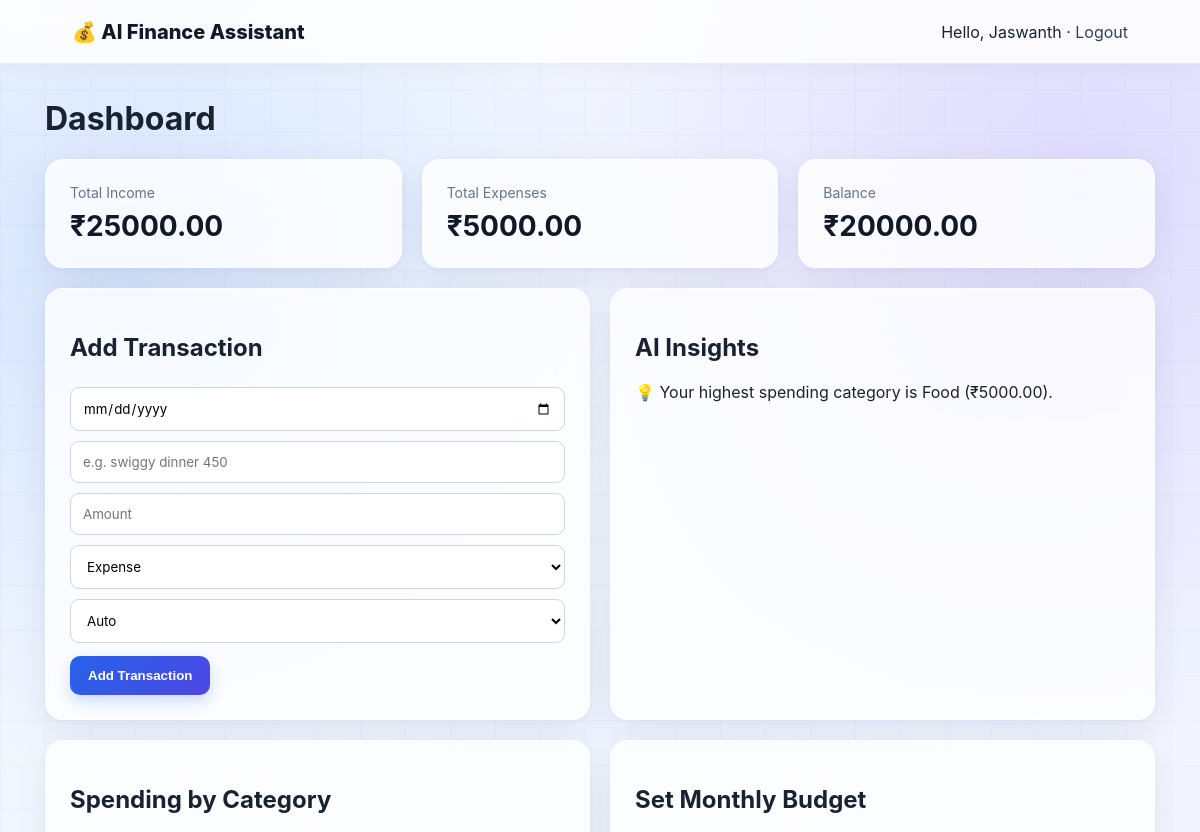
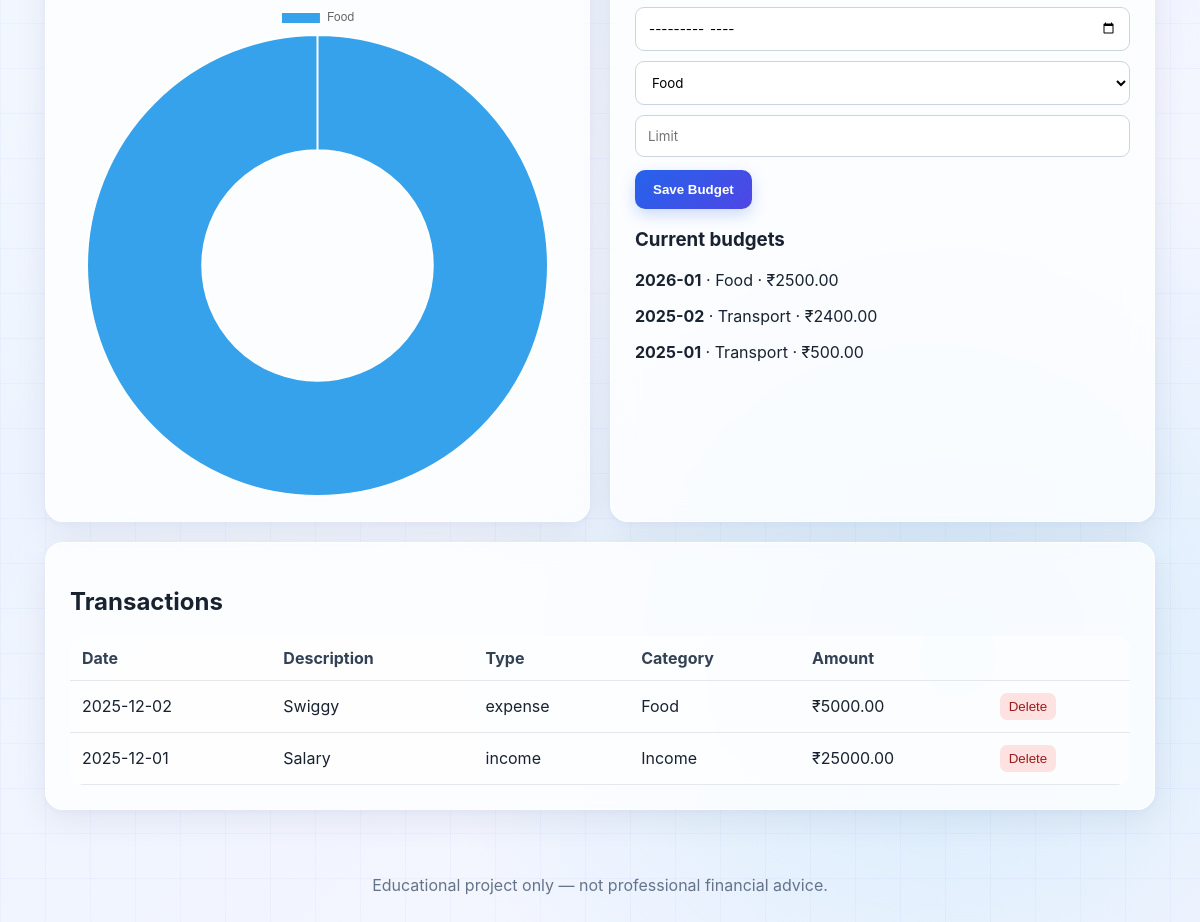
/dashboard (signed in), run on the app's committed database (2 pictures, top to bottom).
### tables this page shows
CREATE TABLE budgets(
        id INTEGER PRIMARY KEY AUTOINCREMENT,
        user_id INTEGER NOT NULL,
        month TEXT NOT NULL,
        category TEXT NOT NULL,
        limit_amount REAL NOT NULL,
        UNIQUE(user_id, month, category),
        FOREIGN KEY(user_id) REFERENCES users(id)
    );

CREATE TABLE transactions(
        id INTEGER PRIMARY KEY AUTOINCREMENT,
        user_id INTEGER NOT NULL,
        date TEXT NOT NULL,
        description TEXT NOT NULL,
        amount REAL NOT NULL,
        type TEXT NOT NULL CHECK(type IN ('income','expense')),
        category TEXT NOT NULL,
        FOREIGN KEY(user_id) REFERENCES users(id)
    );

### app.py (the view)
@app.route("/dashboard")
def dashboard():
    uid = current_user()
    if not uid: return redirect(url_for("login"))
    conn = db()
    tx = conn.execute("SELECT * FROM transactions WHERE user_id=? ORDER BY date DESC, id DESC", (uid,)).fetchall()
    income = conn.execute("SELECT COALESCE(SUM(amount),0) n FROM transactions WHERE user_id=? AND type='income'",(uid,)).fetchone()["n"]
    expense = conn.execute("SELECT COALESCE(SUM(amount),0) n FROM transactions WHERE user_id=? AND type='expense'",(uid,)).fetchone()["n"]
    cats = conn.execute("""SELECT category, SUM(amount) total FROM transactions
                           WHERE user_id=? AND type='expense' GROUP BY category ORDER BY total DESC""",(uid,)).fetchall()
    budgets = conn.execute("SELECT * FROM budgets WHERE user_id=? ORDER BY month DESC, category",(uid,)).fetchall()
    conn.close()
    return render_template("dashboard.html", transactions=tx, income=income, expense=expense,
                           balance=income-expense, cats=cats, budgets=budgets)

### app.py (called while the page is built)
def db():
    conn = sqlite3.connect(DB)
    conn.row_factory = sqlite3.Row
    return conn

@app.context_processor
def inject():
    return {"categories": CATEGORIES}

def current_user():
    return session.get("user_id")

### templates/dashboard.html
{% extends "base.html" %}{% block content %}
<h1>Dashboard</h1>
<div class="grid three"><div class="stat"><small>Total Income</small><b>₹{{"%.2f"|format(income)}}</b></div><div class="stat"><small>Total Expenses</small><b>₹{{"%.2f"|format(expense)}}</b></div><div class="stat"><small>Balance</small><b>₹{{"%.2f"|format(balance)}}</b></div></div>
<div class="grid two">
<section class="card"><h2>Add Transaction</h2>
<form method="post" action="/transactions/add">
<input type="date" name="date" required><input name="description" placeholder="e.g. swiggy dinner 450" required>
<input name="amount" type="number" min="0.01" step="0.01" placeholder="Amount" required>
<select name="type" id="type"><option value="expense">Expense</option><option value="income">Income</option></select>
<select name="category"><option>Auto</option>{% for c in categories %}<option>{{c}}</option>{% endfor %}</select>
<button class="btn">Add Transaction</button></form>
</section>
<section class="card"><h2>AI Insights</h2><div id="insights">Loading…</div></section>
</div>
<div class="grid two">
<section class="card"><h2>Spending by Category</h2><canvas id="chart"></canvas></section>
<section class="card"><h2>Set Monthly Budget</h2>
<form method="post" action="/budgets/add"><input type="month" name="month" required><select name="category">{% for c in categories %}<option>{{c}}</option>{% endfor %}</select><input name="limit" type="number" min="1" step=".01" placeholder="Limit" required><button class="btn">Save Budget</button></form>
<h3>Current budgets</h3>{% for b in budgets %}<p><b>{{b['month']}}</b> · {{b['category']}} · ₹{{"%.2f"|format(b['limit_amount'])}}</p>{% else %}<p>No budgets yet.</p>{% endfor %}
</section></div>
<section class="card"><h2>Transactions</h2><div class="table-wrap"><table><tr><th>Date</th><th>Description</th><th>Type</th><th>Category</th><th>Amount</th><th></th></tr>
{% for t in transactions %}<tr><td>{{t['date']}}</td><td>{{t['description']}}</td><td>{{t['type']}}</td><td>{{t['category']}}</td><td>₹{{"%.2f"|format(t['amount'])}}</td><td><form method="post" action="/transactions/delete/{{t['id']}}"><button class="delete">Delete</button></form></td></tr>{% else %}<tr><td colspan="6">No transactions yet.</td></tr>{% endfor %}</table></div></section>
<script>
fetch("/api/insights").then(r=>r.json()).then(d=>document.getElementById("insights").innerHTML=d.insights.map(x=>"<p>💡 "+x+"</p>").join(""));
new Chart(document.getElementById("chart"),{type:"doughnut",data:{labels:{{cats|map(attribute='category')|list|tojson}},datasets:[{data:{{cats|map(attribute='total')|list|tojson}}}]},options:{responsive:true}});
</script>
{% endblock %}

### templates/base.html (shortened to what this page needs)
<!doctype html>
<html>
<head>
<link rel="stylesheet" href="{{ url_for('static', filename='style.css') }}">
</head>
<body>
<nav><a class="brand" href="/">💰 AI Finance Assistant</a>
<div>{% if session.get('user_id') %}<span>Hello, {{session.get('name')}}</span> · <a href="/logout">Logout</a>{% else %}<a href="/login">Login</a> · <a href="/register">Register</a>{% endif %}</div></nav>
<main>{% block content %}{% endblock %}</main>
<footer>Educational project only — not professional financial advice.</footer>
</body></html>

### static/style.css (style rules this page uses)
* { box-sizing: border-box; }
html { scroll-behavior: smooth; }
body { margin: 0; font-family: Inter, Arial, sans-serif; color: #182230; background: radial-gradient(circle at 10% 15%, rgba(59, 130, 246, 0.18), transparent 28%), radial-gradient(circle at 90% 10%, rgba(139, 92, 246, 0.16), transparent 30%), radial-gradient(circle at 80% 85%, rgba(14, 165, 233, 0.14), transparent 30%), linear-gradient(135deg, #f8fbff 0%, #eef4ff 45%, #f8f7ff 100%); background-attachment: fixed; min-height: 100vh; }
body::before { content: ""; position: fixed; inset: 0; background-image: linear-gradient(rgba(37, 99, 235, 0.035) 1px, transparent 1px), linear-gradient(90deg, rgba(37, 99, 235, 0.035) 1px, transparent 1px); background-size: 45px 45px; pointer-events: none; z-index: -1; }
nav { height: 64px; background: rgba(255, 255, 255, 0.82); backdrop-filter: blur(14px); -webkit-backdrop-filter: blur(14px); border-bottom: 1px solid rgba(226, 232, 240, 0.8); display: flex; align-items: center; justify-content: space-between; padding: 0 6%; position: sticky; top: 0; z-index: 10; box-shadow: 0 4px 20px rgba(15, 23, 42, 0.04); }
nav a { color: #334155; text-decoration: none; transition: 0.25s ease; }
.brand { font-weight: 800 !important; color: #111827 !important; font-size: 20px; }
main { max-width: 1150px; margin: 35px auto; padding: 0 20px; }
.hero-card, .card, .form-card, .stat { background: rgba(255, 255, 255, 0.78); backdrop-filter: blur(14px); -webkit-backdrop-filter: blur(14px); border: 1px solid rgba(255, 255, 255, 0.8); border-radius: 18px; padding: 24px; box-shadow: 0 10px 35px rgba(15, 23, 42, 0.07), 0 2px 8px rgba(37, 99, 235, 0.04); transition: transform 0.25s ease, box-shadow 0.25s ease; }
.grid { display: grid; gap: 20px; margin: 20px 0; }
.three { grid-template-columns: repeat(3, 1fr); }
.two { grid-template-columns: repeat(2, 1fr); }
.stat small { display: block; color: #64748b; font-size: 14px; }
.stat b { font-size: 28px; display: block; margin-top: 8px; color: #111827; }
.btn { display: inline-block; border: 0; border-radius: 10px; background: linear-gradient( 135deg, #2563eb, #4f46e5 ); color: white; padding: 12px 18px; text-decoration: none; cursor: pointer; font-weight: 600; box-shadow: 0 6px 15px rgba(37, 99, 235, 0.22); transition: transform 0.2s ease, box-shadow 0.2s ease; }
input, select { width: 100%; padding: 12px; border: 1px solid #cbd5e1; border-radius: 9px; background: rgba(255, 255, 255, 0.9); margin: 5px 0; font-family: inherit; transition: border-color 0.2s ease, box-shadow 0.2s ease; }
form .btn { margin-top: 8px; }
.table-wrap { overflow: auto; border-radius: 14px; }
table { width: 100%; border-collapse: collapse; background: rgba(255, 255, 255, 0.45); }
th, td { text-align: left; padding: 12px; border-bottom: 1px solid #e5e7eb; }
th { color: #334155; font-weight: 700; }
.delete { border: 0; background: #fee2e2; color: #991b1b; border-radius: 7px; padding: 6px 9px; cursor: pointer; transition: 0.2s ease; }
footer { text-align: center; color: #64748b; padding: 30px; }

### data on the page
budgets: month "2026-01", category "Food", limit_amount "2500.00"
budgets: month "2025-02", category "Transport", limit_amount "2400.00"
budgets: month "2025-01", category "Transport", limit_amount "500.00"
transactions: date "2025-12-02", description "Swiggy", type "expense", category "Food", amount "5000.00"
transactions: date "2025-12-01", description "Salary", type "income", category "Income", amount "25000.00"

### other printed values
{{ session.get('name') }} "Jaswanth"
{{ "%.2f"|format(income) }} "25000.00"
{{ "%.2f"|format(expense) }} "5000.00"
{{ "%.2f"|format(balance) }} "20000.00"
form field category "Food"
chart data {{ cats|map(attribute='category')|list|tojson }} ["Food"]
